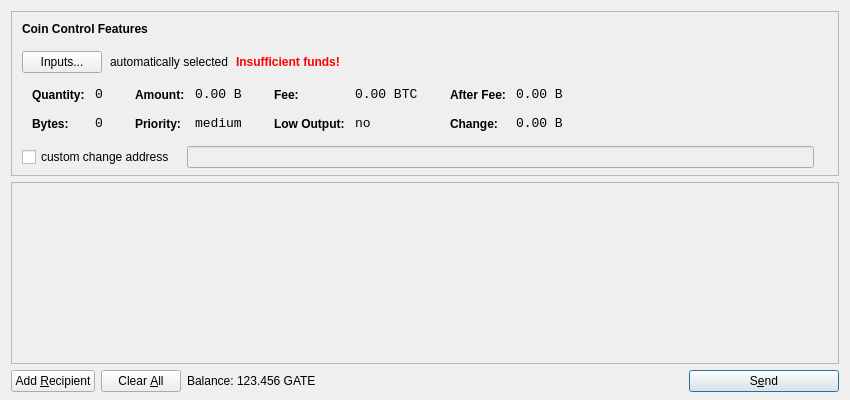
<?xml version="1.0" encoding="UTF-8"?>
<ui version="4.0">
 <class>SendCoinsDialog</class>
 <widget class="QDialog" name="SendCoinsDialog">
  <property name="geometry">
   <rect>
    <x>0</x>
    <y>0</y>
    <width>850</width>
    <height>400</height>
   </rect>
  </property>
  <property name="windowTitle">
   <string>Send Coins</string>
  </property>
  <layout class="QVBoxLayout" name="verticalLayout" stretch="0,1,0">
   <property name="bottomMargin">
    <number>8</number>
   </property>
   <item>
    <widget class="QFrame" name="frameCoinControl">
     <property name="sizePolicy">
      <sizepolicy hsizetype="Expanding" vsizetype="Expanding">
       <horstretch>0</horstretch>
       <verstretch>0</verstretch>
      </sizepolicy>
     </property>
     <property name="maximumSize">
      <size>
       <width>16777215</width>
       <height>16777215</height>
      </size>
     </property>
     <property name="frameShape">
      <enum>QFrame::StyledPanel</enum>
     </property>
     <property name="frameShadow">
      <enum>QFrame::Sunken</enum>
     </property>
     <layout class="QVBoxLayout" name="verticalLayoutCoinControl2">
      <property name="spacing">
       <number>-1</number>
      </property>
      <property name="leftMargin">
       <number>0</number>
      </property>
      <property name="topMargin">
       <number>0</number>
      </property>
      <property name="rightMargin">
       <number>0</number>
      </property>
      <property name="bottomMargin">
       <number>6</number>
      </property>
      <item>
       <layout class="QVBoxLayout" name="verticalLayoutCoinControl" stretch="0,0,0,0,1">
        <property name="spacing">
         <number>0</number>
        </property>
        <property name="leftMargin">
         <number>10</number>
        </property>
        <property name="topMargin">
         <number>10</number>
        </property>
        <item>
         <layout class="QHBoxLayout" name="horizontalLayoutCoinControl1">
          <property name="bottomMargin">
           <number>15</number>
          </property>
          <item>
           <widget class="QLabel" name="labelCoinControlFeatures">
            <property name="sizePolicy">
             <sizepolicy hsizetype="Preferred" vsizetype="Maximum">
              <horstretch>0</horstretch>
              <verstretch>0</verstretch>
             </sizepolicy>
            </property>
            <property name="font">
             <font>
              <weight>75</weight>
              <bold>true</bold>
             </font>
            </property>
            <property name="styleSheet">
             <string notr="true">font-weight:bold;</string>
            </property>
            <property name="text">
             <string>Coin Control Features</string>
            </property>
           </widget>
          </item>
         </layout>
        </item>
        <item>
         <layout class="QHBoxLayout" name="horizontalLayoutCoinControl2" stretch="0,0,0,0">
          <property name="spacing">
           <number>8</number>
          </property>
          <property name="bottomMargin">
           <number>10</number>
          </property>
          <item>
           <widget class="QPushButton" name="pushButtonCoinControl">
            <property name="styleSheet">
             <string notr="true"/>
            </property>
            <property name="text">
             <string>Inputs...</string>
            </property>
           </widget>
          </item>
          <item>
           <widget class="QLabel" name="labelCoinControlAutomaticallySelected">
            <property name="text">
             <string>automatically selected</string>
            </property>
            <property name="margin">
             <number>5</number>
            </property>
           </widget>
          </item>
          <item>
           <widget class="QLabel" name="labelCoinControlInsuffFunds">
            <property name="font">
             <font>
              <weight>75</weight>
              <bold>true</bold>
             </font>
            </property>
            <property name="styleSheet">
             <string notr="true">color:red;font-weight:bold;</string>
            </property>
            <property name="text">
             <string>Insufficient funds!</string>
            </property>
            <property name="margin">
             <number>5</number>
            </property>
           </widget>
          </item>
          <item>
           <spacer name="horizontalSpacerCoinControl">
            <property name="orientation">
             <enum>Qt::Horizontal</enum>
            </property>
            <property name="sizeHint" stdset="0">
             <size>
              <width>40</width>
              <height>1</height>
             </size>
            </property>
           </spacer>
          </item>
         </layout>
        </item>
        <item>
         <widget class="QWidget" name="widgetCoinControl" native="true">
          <property name="sizePolicy">
           <sizepolicy hsizetype="Preferred" vsizetype="Preferred">
            <horstretch>0</horstretch>
            <verstretch>0</verstretch>
           </sizepolicy>
          </property>
          <property name="minimumSize">
           <size>
            <width>0</width>
            <height>0</height>
           </size>
          </property>
          <property name="styleSheet">
           <string notr="true"/>
          </property>
          <layout class="QHBoxLayout" name="horizontalLayoutCoinControl5">
           <property name="margin">
            <number>0</number>
           </property>
           <item>
            <layout class="QHBoxLayout" name="horizontalLayoutCoinControl3" stretch="0,0,0,1">
             <property name="spacing">
              <number>20</number>
             </property>
             <property name="topMargin">
              <number>0</number>
             </property>
             <property name="bottomMargin">
              <number>10</number>
             </property>
             <item>
              <layout class="QFormLayout" name="formLayoutCoinControl1">
               <property name="horizontalSpacing">
                <number>10</number>
               </property>
               <property name="verticalSpacing">
                <number>14</number>
               </property>
               <property name="leftMargin">
                <number>10</number>
               </property>
               <property name="topMargin">
                <number>4</number>
               </property>
               <property name="rightMargin">
                <number>6</number>
               </property>
               <item row="0" column="0">
                <widget class="QLabel" name="labelCoinControlQuantityText">
                 <property name="styleSheet">
                  <string notr="true">font-weight:bold;</string>
                 </property>
                 <property name="text">
                  <string>Quantity:</string>
                 </property>
                 <property name="margin">
                  <number>0</number>
                 </property>
                </widget>
               </item>
               <item row="0" column="1">
                <widget class="QLabel" name="labelCoinControlQuantity">
                 <property name="font">
                  <font>
                   <family>Monospace</family>
                   <pointsize>10</pointsize>
                  </font>
                 </property>
                 <property name="cursor">
                  <cursorShape>IBeamCursor</cursorShape>
                 </property>
                 <property name="contextMenuPolicy">
                  <enum>Qt::ActionsContextMenu</enum>
                 </property>
                 <property name="text">
                  <string notr="true">0</string>
                 </property>
                 <property name="margin">
                  <number>0</number>
                 </property>
                 <property name="textInteractionFlags">
                  <set>Qt::LinksAccessibleByMouse|Qt::TextSelectableByKeyboard|Qt::TextSelectableByMouse</set>
                 </property>
                </widget>
               </item>
               <item row="1" column="0">
                <widget class="QLabel" name="labelCoinControlBytesText">
                 <property name="styleSheet">
                  <string notr="true">font-weight:bold;</string>
                 </property>
                 <property name="text">
                  <string>Bytes:</string>
                 </property>
                </widget>
               </item>
               <item row="1" column="1">
                <widget class="QLabel" name="labelCoinControlBytes">
                 <property name="font">
                  <font>
                   <family>Monospace</family>
                   <pointsize>10</pointsize>
                  </font>
                 </property>
                 <property name="cursor">
                  <cursorShape>IBeamCursor</cursorShape>
                 </property>
                 <property name="contextMenuPolicy">
                  <enum>Qt::ActionsContextMenu</enum>
                 </property>
                 <property name="text">
                  <string notr="true">0</string>
                 </property>
                 <property name="textInteractionFlags">
                  <set>Qt::LinksAccessibleByMouse|Qt::TextSelectableByKeyboard|Qt::TextSelectableByMouse</set>
                 </property>
                </widget>
               </item>
              </layout>
             </item>
             <item>
              <layout class="QFormLayout" name="formLayoutCoinControl2">
               <property name="horizontalSpacing">
                <number>10</number>
               </property>
               <property name="verticalSpacing">
                <number>14</number>
               </property>
               <property name="leftMargin">
                <number>6</number>
               </property>
               <property name="topMargin">
                <number>4</number>
               </property>
               <property name="rightMargin">
                <number>6</number>
               </property>
               <item row="0" column="0">
                <widget class="QLabel" name="labelCoinControlAmountText">
                 <property name="styleSheet">
                  <string notr="true">font-weight:bold;</string>
                 </property>
                 <property name="text">
                  <string>Amount:</string>
                 </property>
                 <property name="margin">
                  <number>0</number>
                 </property>
                </widget>
               </item>
               <item row="0" column="1">
                <widget class="QLabel" name="labelCoinControlAmount">
                 <property name="font">
                  <font>
                   <family>Monospace</family>
                   <pointsize>10</pointsize>
                  </font>
                 </property>
                 <property name="cursor">
                  <cursorShape>IBeamCursor</cursorShape>
                 </property>
                 <property name="contextMenuPolicy">
                  <enum>Qt::ActionsContextMenu</enum>
                 </property>
                 <property name="text">
                  <string notr="true">0.00 B</string>
                 </property>
                 <property name="textInteractionFlags">
                  <set>Qt::LinksAccessibleByMouse|Qt::TextSelectableByKeyboard|Qt::TextSelectableByMouse</set>
                 </property>
                </widget>
               </item>
               <item row="1" column="0">
                <widget class="QLabel" name="labelCoinControlPriorityText">
                 <property name="styleSheet">
                  <string notr="true">font-weight:bold;</string>
                 </property>
                 <property name="text">
                  <string>Priority:</string>
                 </property>
                </widget>
               </item>
               <item row="1" column="1">
                <widget class="QLabel" name="labelCoinControlPriority">
                 <property name="font">
                  <font>
                   <family>Monospace</family>
                   <pointsize>10</pointsize>
                  </font>
                 </property>
                 <property name="cursor">
                  <cursorShape>IBeamCursor</cursorShape>
                 </property>
                 <property name="contextMenuPolicy">
                  <enum>Qt::ActionsContextMenu</enum>
                 </property>
                 <property name="text">
                  <string>medium</string>
                 </property>
                 <property name="textInteractionFlags">
                  <set>Qt::LinksAccessibleByMouse|Qt::TextSelectableByKeyboard|Qt::TextSelectableByMouse</set>
                 </property>
                </widget>
               </item>
              </layout>
             </item>
             <item>
              <layout class="QFormLayout" name="formLayoutCoinControl3">
               <property name="horizontalSpacing">
                <number>10</number>
               </property>
               <property name="verticalSpacing">
                <number>14</number>
               </property>
               <property name="leftMargin">
                <number>6</number>
               </property>
               <property name="topMargin">
                <number>4</number>
               </property>
               <property name="rightMargin">
                <number>6</number>
               </property>
               <item row="0" column="0">
                <widget class="QLabel" name="labelCoinControlFeeText">
                 <property name="styleSheet">
                  <string notr="true">font-weight:bold;</string>
                 </property>
                 <property name="text">
                  <string>Fee:</string>
                 </property>
                 <property name="margin">
                  <number>0</number>
                 </property>
                </widget>
               </item>
               <item row="0" column="1">
                <widget class="QLabel" name="labelCoinControlFee">
                 <property name="font">
                  <font>
                   <family>Monospace</family>
                   <pointsize>10</pointsize>
                  </font>
                 </property>
                 <property name="cursor">
                  <cursorShape>IBeamCursor</cursorShape>
                 </property>
                 <property name="contextMenuPolicy">
                  <enum>Qt::ActionsContextMenu</enum>
                 </property>
                 <property name="text">
                  <string notr="true">0.00 BTC</string>
                 </property>
                 <property name="textInteractionFlags">
                  <set>Qt::LinksAccessibleByMouse|Qt::TextSelectableByKeyboard|Qt::TextSelectableByMouse</set>
                 </property>
                </widget>
               </item>
               <item row="1" column="0">
                <widget class="QLabel" name="labelCoinControlLowOutputText">
                 <property name="styleSheet">
                  <string notr="true">font-weight:bold;</string>
                 </property>
                 <property name="text">
                  <string>Low Output:</string>
                 </property>
                </widget>
               </item>
               <item row="1" column="1">
                <widget class="QLabel" name="labelCoinControlLowOutput">
                 <property name="font">
                  <font>
                   <family>Monospace</family>
                   <pointsize>10</pointsize>
                  </font>
                 </property>
                 <property name="cursor">
                  <cursorShape>IBeamCursor</cursorShape>
                 </property>
                 <property name="contextMenuPolicy">
                  <enum>Qt::ActionsContextMenu</enum>
                 </property>
                 <property name="text">
                  <string>no</string>
                 </property>
                 <property name="textInteractionFlags">
                  <set>Qt::LinksAccessibleByMouse|Qt::TextSelectableByKeyboard|Qt::TextSelectableByMouse</set>
                 </property>
                </widget>
               </item>
              </layout>
             </item>
             <item>
              <layout class="QFormLayout" name="formLayoutCoinControl4">
               <property name="horizontalSpacing">
                <number>10</number>
               </property>
               <property name="verticalSpacing">
                <number>14</number>
               </property>
               <property name="leftMargin">
                <number>6</number>
               </property>
               <property name="topMargin">
                <number>4</number>
               </property>
               <property name="rightMargin">
                <number>6</number>
               </property>
               <item row="0" column="0">
                <widget class="QLabel" name="labelCoinControlAfterFeeText">
                 <property name="styleSheet">
                  <string notr="true">font-weight:bold;</string>
                 </property>
                 <property name="text">
                  <string>After Fee:</string>
                 </property>
                 <property name="margin">
                  <number>0</number>
                 </property>
                </widget>
               </item>
               <item row="0" column="1">
                <widget class="QLabel" name="labelCoinControlAfterFee">
                 <property name="font">
                  <font>
                   <family>Monospace</family>
                   <pointsize>10</pointsize>
                  </font>
                 </property>
                 <property name="cursor">
                  <cursorShape>IBeamCursor</cursorShape>
                 </property>
                 <property name="contextMenuPolicy">
                  <enum>Qt::ActionsContextMenu</enum>
                 </property>
                 <property name="text">
                  <string notr="true">0.00 B</string>
                 </property>
                 <property name="textInteractionFlags">
                  <set>Qt::LinksAccessibleByMouse|Qt::TextSelectableByKeyboard|Qt::TextSelectableByMouse</set>
                 </property>
                </widget>
               </item>
               <item row="1" column="0">
                <widget class="QLabel" name="labelCoinControlChangeText">
                 <property name="styleSheet">
                  <string notr="true">font-weight:bold;</string>
                 </property>
                 <property name="text">
                  <string>Change:</string>
                 </property>
                </widget>
               </item>
               <item row="1" column="1">
                <widget class="QLabel" name="labelCoinControlChange">
                 <property name="font">
                  <font>
                   <family>Monospace</family>
                   <pointsize>10</pointsize>
                  </font>
                 </property>
                 <property name="cursor">
                  <cursorShape>IBeamCursor</cursorShape>
                 </property>
                 <property name="contextMenuPolicy">
                  <enum>Qt::ActionsContextMenu</enum>
                 </property>
                 <property name="text">
                  <string notr="true">0.00 B</string>
                 </property>
                 <property name="textInteractionFlags">
                  <set>Qt::LinksAccessibleByMouse|Qt::TextSelectableByKeyboard|Qt::TextSelectableByMouse</set>
                 </property>
                </widget>
               </item>
              </layout>
             </item>
            </layout>
           </item>
          </layout>
         </widget>
        </item>
        <item>
         <layout class="QHBoxLayout" name="horizontalLayoutCoinControl4" stretch="0,0,0">
          <property name="spacing">
           <number>12</number>
          </property>
          <property name="sizeConstraint">
           <enum>QLayout::SetDefaultConstraint</enum>
          </property>
          <property name="topMargin">
           <number>5</number>
          </property>
          <property name="rightMargin">
           <number>5</number>
          </property>
          <item>
           <widget class="QCheckBox" name="checkBoxCoinControlChange">
            <property name="text">
             <string>custom change address</string>
            </property>
           </widget>
          </item>
          <item>
           <widget class="QLineEdit" name="lineEditCoinControlChange">
            <property name="enabled">
             <bool>false</bool>
            </property>
            <property name="sizePolicy">
             <sizepolicy hsizetype="Expanding" vsizetype="Fixed">
              <horstretch>0</horstretch>
              <verstretch>0</verstretch>
             </sizepolicy>
            </property>
           </widget>
          </item>
          <item>
           <widget class="QLabel" name="labelCoinControlChangeLabel">
            <property name="sizePolicy">
             <sizepolicy hsizetype="Preferred" vsizetype="Expanding">
              <horstretch>0</horstretch>
              <verstretch>0</verstretch>
             </sizepolicy>
            </property>
            <property name="minimumSize">
             <size>
              <width>0</width>
              <height>0</height>
             </size>
            </property>
            <property name="text">
             <string/>
            </property>
            <property name="margin">
             <number>3</number>
            </property>
           </widget>
          </item>
         </layout>
        </item>
        <item>
         <spacer name="verticalSpacerCoinControl">
          <property name="orientation">
           <enum>Qt::Vertical</enum>
          </property>
          <property name="sizeHint" stdset="0">
           <size>
            <width>800</width>
            <height>1</height>
           </size>
          </property>
         </spacer>
        </item>
       </layout>
      </item>
     </layout>
    </widget>
   </item>
   <item>
    <widget class="QScrollArea" name="scrollArea">
     <property name="widgetResizable">
      <bool>true</bool>
     </property>
     <widget class="QWidget" name="scrollAreaWidgetContents">
      <property name="geometry">
       <rect>
        <x>0</x>
        <y>0</y>
        <width>830</width>
        <height>165</height>
       </rect>
      </property>
      <layout class="QVBoxLayout" name="verticalLayout_2">
       <property name="margin">
        <number>0</number>
       </property>
       <item>
        <layout class="QVBoxLayout" name="entries">
         <property name="spacing">
          <number>6</number>
         </property>
        </layout>
       </item>
       <item>
        <spacer name="verticalSpacer">
         <property name="orientation">
          <enum>Qt::Vertical</enum>
         </property>
         <property name="sizeHint" stdset="0">
          <size>
           <width>20</width>
           <height>40</height>
          </size>
         </property>
        </spacer>
       </item>
      </layout>
     </widget>
    </widget>
   </item>
   <item>
    <layout class="QHBoxLayout" name="horizontalLayout">
     <item>
      <widget class="QPushButton" name="addButton">
       <property name="toolTip">
        <string>Send to multiple recipients at once</string>
       </property>
       <property name="text">
        <string>Add &amp;Recipient</string>
       </property>
       <property name="icon">
        <iconset resource="../bitcoin.qrc">
         <normaloff>:/icons/add</normaloff>:/icons/add</iconset>
       </property>
       <property name="autoDefault">
        <bool>false</bool>
       </property>
      </widget>
     </item>
     <item>
      <widget class="QPushButton" name="clearButton">
       <property name="sizePolicy">
        <sizepolicy hsizetype="Minimum" vsizetype="Fixed">
         <horstretch>0</horstretch>
         <verstretch>0</verstretch>
        </sizepolicy>
       </property>
       <property name="toolTip">
        <string>Remove all transaction fields</string>
       </property>
       <property name="text">
        <string>Clear &amp;All</string>
       </property>
       <property name="icon">
        <iconset resource="../bitcoin.qrc">
         <normaloff>:/icons/remove</normaloff>:/icons/remove</iconset>
       </property>
       <property name="autoRepeatDelay">
        <number>300</number>
       </property>
       <property name="autoDefault">
        <bool>false</bool>
       </property>
      </widget>
     </item>
     <item>
      <layout class="QHBoxLayout" name="horizontalLayout_2">
       <property name="spacing">
        <number>3</number>
       </property>
       <item>
        <widget class="QLabel" name="label">
         <property name="text">
          <string>Balance:</string>
         </property>
        </widget>
       </item>
       <item>
        <widget class="QLabel" name="labelBalance">
         <property name="cursor">
          <cursorShape>IBeamCursor</cursorShape>
         </property>
         <property name="text">
          <string>123.456 GATE</string>
         </property>
         <property name="textInteractionFlags">
          <set>Qt::LinksAccessibleByMouse|Qt::TextSelectableByKeyboard|Qt::TextSelectableByMouse</set>
         </property>
        </widget>
       </item>
      </layout>
     </item>
     <item>
      <spacer name="horizontalSpacer">
       <property name="orientation">
        <enum>Qt::Horizontal</enum>
       </property>
       <property name="sizeHint" stdset="0">
        <size>
         <width>40</width>
         <height>20</height>
        </size>
       </property>
      </spacer>
     </item>
     <item>
      <widget class="QPushButton" name="sendButton">
       <property name="minimumSize">
        <size>
         <width>150</width>
         <height>0</height>
        </size>
       </property>
       <property name="toolTip">
        <string>Confirm the send action</string>
       </property>
       <property name="text">
        <string>S&amp;end</string>
       </property>
       <property name="icon">
        <iconset resource="../bitcoin.qrc">
         <normaloff>:/icons/send</normaloff>:/icons/send</iconset>
       </property>
       <property name="default">
        <bool>true</bool>
       </property>
      </widget>
     </item>
    </layout>
   </item>
  </layout>
 </widget>
 <resources>
  <include location="../bitcoin.qrc"/>
 </resources>
 <connections/>
</ui>
